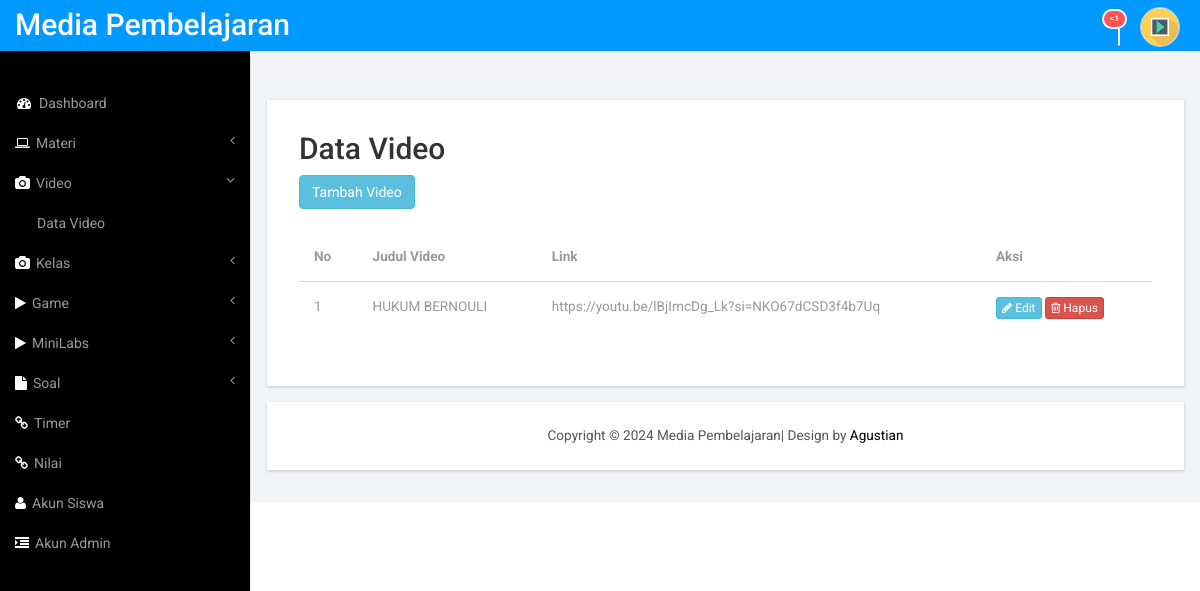
/admin/admin.php?page=video (signed in), run on the app's committed database.
### tables this page shows
CREATE TABLE `video` (
  `id` int(11) NOT NULL,
  `judul` varchar(50) NOT NULL,
  `link` varchar(50) NOT NULL
);

### admin/modul/video/video_page.php (the view)
<div class="content_bottom">
     <div class="col-md-12 span_3">
          <div class="bs-example1" data-example-id="contextual-table">
<h2 class="sub-header">Data Video</h2>
<a href="?page=video_tambah" class="btn btn-info"> Tambah Video</a><br><br>
 <table class="table">
 <thead>
          <tr>
          <th>No</th>
          <th>Judul Video</th>
          <th>Link</th>
          <th>Aksi</th>
          </tr>
  <?php
    $no=1;
    $sql = mysqli_query($koneksi,"SELECT * FROM video") or die(mysqli_error());
    while($data=mysqli_fetch_array($sql)){
  ?>
  <tr>
    <td> <?php echo $no; ?> </td>
    <td> <?php echo $data['judul']; ?> </td>
    <td> <?php echo $data['link']; ?> </td>
    <td>
      <a href="?page=video_edit&id=<?php echo $data['id']; ?>" class="btn btn-info btn-xs"><i class="fa fa-pencil"></i> Edit </a>
      <a href="?page=video_hapus&id=<?php echo $data['id']; ?>" class="btn btn-danger btn-xs"><i class="fa fa-trash-o"></i> Hapus </a>
    </td>
  </tr>
  <?php
      $no++;
    }
  ?>
</thead>
</table>
</div>
</div>
</div>

### admin/assets/css/style.css (style rules this page uses)
h4, h5, h6, h1, h2, h3 { margin-top: 0; }
html, body { font-family: 'Roboto', sans-serif; font-size: 100%; background:#000; overflow-x: hidden; }
body a { transition:0.5s all; -webkit-transition:0.5s all; -moz-transition:0.5s all; -o-transition:0.5s all; -ms-transition:0.5s all; }
.span_3 { padding:0; }
.content_bottom { margin-bottom:1em; }
.map_container, #chart, .span_6, .col_2, .weather_list, .cal1, .skills-info, .stats-info, .r3_counter_box, .activity_box, .bs-example1, .cloud, .copy { -ms-box-shadow: 0 1px 3px 0px rgba(0, 0, 0, 0.2); -o-box-shadow: 0 1px 3px 0px rgba(0, 0, 0, 0.2); -moz-box-shadow: 0 1px 3px 0px rgba(0, 0, 0, 0.2); -webkit-box-shadow: 0 1px 3px 0px rgba(0, 0, 0, 0.2); box-shadow: 0 1px 3px 0px rgba(0, 0, 0, 0.2); }
.table > thead > tr > th, .table > tbody > tr > th, .table > tfoot > tr > th, .table > thead > tr > td, .table > tbody > tr > td, .table > tfoot > tr > td { border-top: none !important; }
.bs-example1 { background:#fff; padding:2em; }
.table > thead > tr > th, .table > tbody > tr > th, .table > tfoot > tr > th, .table > thead > tr > td, .table > tbody > tr > td, .table > tfoot > tr > td { font-size: 0.85em; color: #999; }
.table td, .table>tbody>tr>td, .table>tbody>tr>th, .table>tfoot>tr>td, .table>tfoot>tr>th, .table>thead>tr>td, .table>thead>tr>th { padding:15px !important; }
.table > thead > tr > th { border-bottom: 1px solid #ddd !important; }
html, body#login { background: url(../images/bg.jpg)no-repeat; background-size:cover; -webkit-background-size:cover; -moz-background-size:cover; -o-background-size:cover; -ms-background-size:cover; }

### data on the page
video: judul "HUKUM BERNOULI", link "https://youtu.be/lBjImcDg_Lk?si=NKO67dCSD3f4b7Uq"
